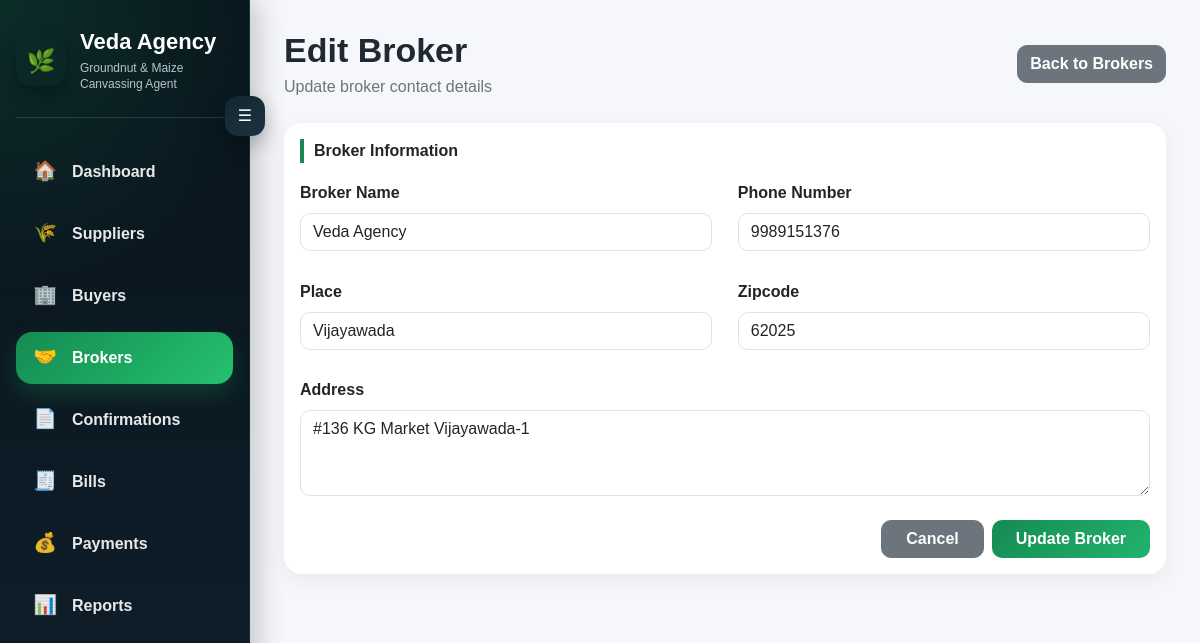
The app's page /broker/2/edit/ with its own data.
### transactions/models.py (models this page shows, shortened)
class Broker(models.Model):
    name = models.CharField(max_length=100)
    address = models.TextField(blank=True)
    place = models.CharField(max_length=100, blank=True)
    phone_no = models.CharField(max_length=20, blank=True)
    zipcode = models.CharField(max_length=20, blank=True, null=True)

### transactions/views.py (the view)
# urls.py: path("broker/<int:broker_id>/edit/", views.edit_broker, name="edit_broker"),
def edit_broker(request, broker_id):
    broker = get_object_or_404(Broker, id=broker_id)
    if request.method == "POST":
        form = BrokerForm(request.POST, instance=broker)
        if form.is_valid():
            form.save()
            return redirect("broker_list")
    else:
        form = BrokerForm(instance=broker)
    return render(request, "transactions/edit_broker.html", {
        "form": form,
        "broker": broker
    })

### transactions/forms.py
class BrokerForm(forms.ModelForm):
    class Meta:
        model = Broker
        fields = "__all__"
        widgets = {
            "name": forms.TextInput(attrs={"class": "form-control"}),
            "address": forms.Textarea(attrs={"class": "form-control", "rows": 3}),
            "place": forms.TextInput(attrs={"class": "form-control"}),
            "zipcode": forms.TextInput(attrs={"class": "form-control"}),
            "phone_no": forms.TextInput(attrs={"class": "form-control"}),
        }

### transactions/templates/transactions/edit_broker.html (shortened to what this page needs)
{% extends "transactions/base.html" %}
{% block content %}
<div class="d-flex justify-content-between align-items-center mb-4">
    <div>
        <h1 class="page-title">Edit Broker</h1>
        <p class="page-subtitle">Update broker contact details</p>
    </div>
    <a href="/brokers/" class="btn btn-secondary">Back to Brokers</a>
</div>
<div class="card">
    <div class="card-body">
        <form method="post">
            <div class="section-title">Broker Information</div>
            <div class="row g-4">
                <div class="col-md-6">
                    <label class="form-label fw-semibold">Broker Name</label>
                    {{ form.name }}
                </div>
                <div class="col-md-6">
                    <label class="form-label fw-semibold">Phone Number</label>
                    {{ form.phone_no }}
                </div>
                <div class="col-md-6">
                    <label class="form-label fw-semibold">Place</label>
                    {{ form.place }}
                </div>
                <div class="col-md-6">
                    <label class="form-label fw-semibold">Zipcode</label>
                    {{ form.zipcode }}
                </div>
                <div class="col-md-12">
                    <label class="form-label fw-semibold">Address</label>
                    {{ form.address }}
                </div>
            </div>
            <div class="d-flex justify-content-end gap-2 mt-4">
                <a href="/brokers/" class="btn btn-secondary px-4">Cancel</a>
                <button type="submit" class="btn btn-success px-4">Update Broker</button>
            </div>
        </form>
    </div>
</div>
{% endblock %}

### transactions/templates/transactions/base.html (style rules this page uses)
* { -webkit-font-smoothing: antialiased; -moz-osx-font-smoothing: grayscale; }
:root { --sidebar-open: 250px; --sidebar-closed: 78px; --green: #198754; --dark-1: #08141c; --dark-2: #0f1f2b; }
body { margin: 0; background: #f5f7fb; font-family: Arial, sans-serif; }
.page-title { font-size: 34px; font-weight: 900; margin-bottom: 4px; color: #1f2933; }
.page-subtitle { color: #6c757d; font-size: 16px; margin-bottom: 0; }
.card { border: 0; border-radius: 18px; box-shadow: 0 6px 22px rgba(0,0,0,0.06); }
.section-title { font-weight: 800; font-size: 1rem; margin-bottom: 18px; color: #212529; border-left: 4px solid var(--green); padding-left: 10px; }
.btn { border-radius: 10px; font-weight: 600; }
.btn-success { background: linear-gradient(135deg, #158b53, #22b36d); border: none; }
.form-control, .form-select { border-radius: 10px; }
.row.g-4 { --bs-gutter-x: 1.6rem; --bs-gutter-y: 1.8rem; }

### records on screen
Broker: name "Veda Agency", phone_no "9989151376", place "Vijayawada", zipcode "62025", address "#136 KG Market Vijayawada-1"
